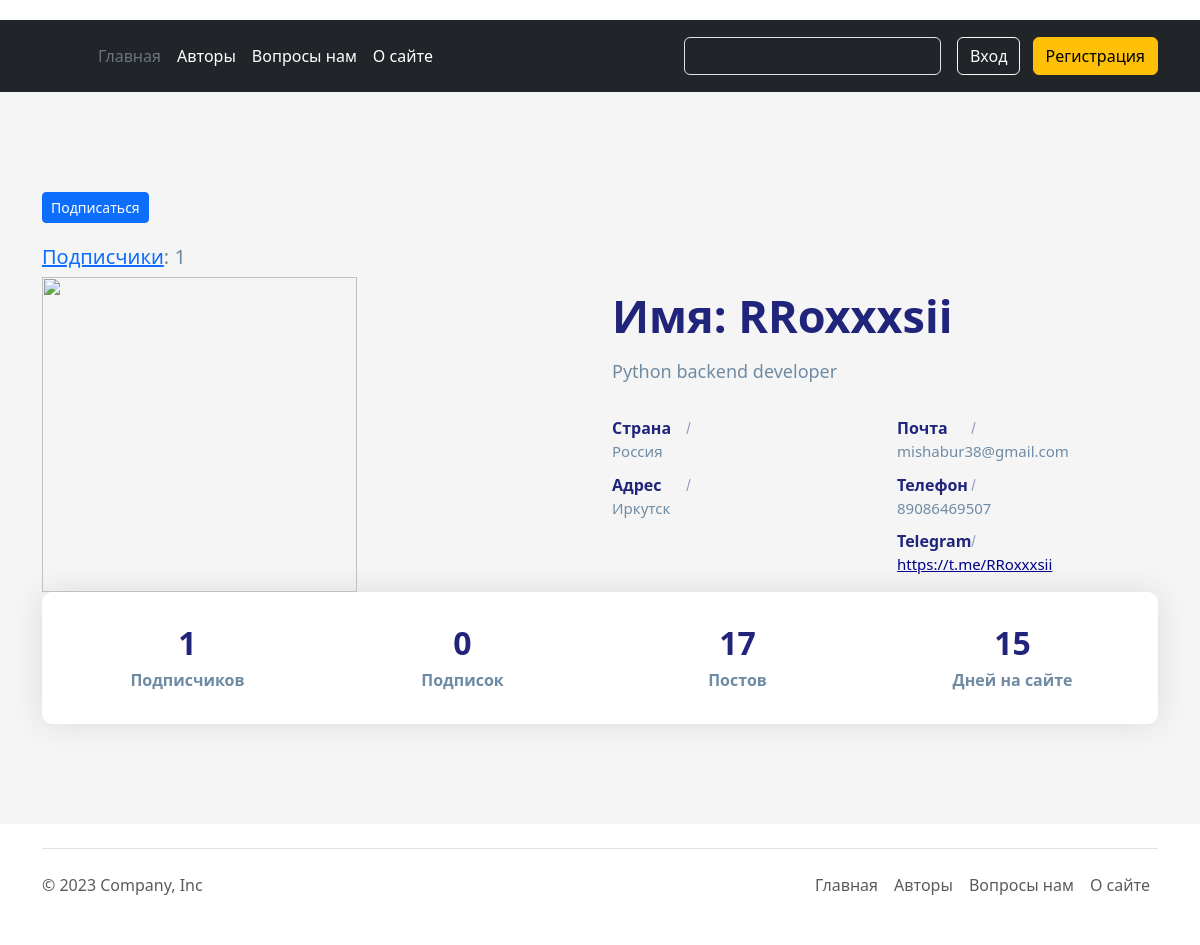
Screenshot of /authors/1 with the database file from the repository.
### account/models.py (models this page shows, shortened)
class Author(AbstractBaseUser, PermissionsMixin):
    email = models.EmailField(_('почтовый адрес'), unique=True)
    user_name = models.CharField(max_length=150)
    mobile = models.CharField(max_length=20, blank=True)
    gender = models.ForeignKey(Gender, on_delete=models.SET_NULL, blank=True, null=True)
    profile_photo = models.ImageField(upload_to='photos/%Y/%m/%d/', help_text=_('Фото профиля'), blank=True)
    profile_information = models.TextField(help_text='Расскажите о себе', blank=True)
    country = models.ForeignKey(Country, on_delete=models.SET_NULL, blank=True, null=True)
    telegram_link = models.URLField(_('Телеграмм аккаунт'), blank=True)
    city = models.CharField(_('Где живете'), max_length=70, blank=True, null=True)
    following = models.ManyToManyField(
        "self", blank=True, related_name="followers", symmetrical=False
    )
    is_active = models.BooleanField(default=False)
    is_staff = models.BooleanField(default=False)
    created = models.DateTimeField(auto_now_add=True)
    updated = models.DateTimeField(auto_now=True)
    objects = CustomAccountManager()
    USERNAME_FIELD = 'email'
    REQUIRED_FIELDS = ['user_name']
    class Meta:
        verbose_name = _("Аккаунт")
        verbose_name_plural = _("Аккаунты")
        ordering = ('user_name',)

class Country(models.Model):
    country = models.CharField(max_length=50)
    def __str__(self):
        return self.country
    class Meta:
        verbose_name = 'Страна'
        verbose_name_plural = 'Страны'
        ordering = ('country',)

### authors/views.py (the view, shortened to what this page needs)
# urls.py: path('<int:pk>', views.AuthorDetailView.as_view(), name='author_detail_view'),
class AuthorDetailView(DetailView):
    model = Author
    template_name = 'authors/author_detail_view.html'
    def get(self, request, *args, **kwargs):
        other_user = self.get_object()
        try:
            current_user = Author.objects.get(user_name=request.user.user_name)
            if current_user.id == other_user.id:
                return redirect('account:personal_profile')
        except AttributeError:
            pass
        return super().get(request, *args, **kwargs)
    def get_context_data(self, **kwargs):
        other_user = self.get_object()
        context = super().get_context_data(**kwargs)
        context['following'] = other_user.followers.count()
        context['followers'] = other_user.following.count()
        context['posts_amount'] = Post.objects.filter(author=other_user).count()
        context['days_registered'] = (timezone.now() - other_user.created).days
        return context

### authors/templates/authors/author_detail_view.html (shortened to what this page needs)
{% extends 'main/base.html' %}
{% load static %}
{% block content %}
    <link rel="stylesheet" href="{% static 'main/css/personal_profile.css' %}" />
    <section class="section about-section gray-bg" id="about">
            <div class="container">
                <form method="post">
                    {% if user in author.following.all %}
                    <button class="btn btn-sm btn-primary btn-follow" data-slug="{{ profile.slug }}"
                            style="margin-bottom: 2%">
                        Отписаться
                    </button>
                    {% else %}
                    <button class="btn btn-sm btn-primary btn-follow" data-slug="{{ profile.slug }}"
                            style="margin-bottom: 2%">
                        Подписаться
                    </button>
                    {% endif %}
                </form>
                <h5><a href="{% url 'authors:followers_list_view' author.pk %}">Подписчики</a>: {{ author.following.count }}</h5>
                <div class="row align-items-center flex-row-reverse">
                    <div class="col-lg-6">
                        <div class="about-text go-to">
                            <h3 class="dark-color">Имя: {{ author.user_name }}</h3>
                            <p>{{ author.profile_information }}</p>
                            <div class="row about-list">
                                <div class="col-md-6">
                                    <div class="media">
                                        <label>Страна</label>
                                        <p>
                                            {% if author.country and author.country  %}
                                                {{ author.country }}
                                            {% else %}
                                                Неизвестно
                                            {% endif %}
                                        </p>
                                    </div>
                                    <div class="media">
                                        <label>Адрес</label>
                                        <p>
                                            {% if author.city %}
                                                {{ author.city }}
                                            {% else %}
                                                Неизвестно
                                            {% endif %}
                                        </p>
                                    </div>
                                </div>
                                <div class="col-md-6">
                                    <div class="media">
                                        <label>Почта</label>
                                        <p>
                                            {% if author.email %}
                                            {{ author.email }}
                                            {% else %}
                                            Неизвестно
                                            {% endif %}
                                        </p>
                                    </div>
                                    <div class="media">
                                        <label>Телефон</label>
                                        <p>
                                            {% if author.mobile %}
                                            {{ author.mobile }}
                                            {% else %}
                                            Неизвестно
                                            {% endif %}
                                        </p>
                                    </div>
                                    <div class="media">
                                        <label>Telegram</label>
                                        {% if author.telegram_link %}
                                        <a href="{{ author.telegram_link }}" class="media-link"><p>{{ author.telegram_link }}</p></a>
                                        {% else %}
                                        Неизвестно
                                        {% endif %}
                                    </div>
                                </div>
                            </div>
                        </div>
                    </div>
                    <div class="col-lg-6">
                        <div class="about-avatar">
                            {% if not author.profile_photo %}
                                <img style="width: 315px; height: 315px" src="https://thumbs.dreamstime.com/b/%D0%B7%D0%BD%D0%B0%D1%87%D0%BE%D0%BA-%D0%BF%D0%BE-%D1%83%D0%BC%D0%BE%D0%BB%D1%87%D0%B0%D0%BD%D0%B8%D1%8E-%D0%BF%D0%BB%D0%BE%D1%81%D0%BA%D0%B8%D0%B9-%D0%B0%D0%B2%D0%B0%D1%82%D0%B0%D1%80-%D0%BF%D1%80%D0%BE%D1%84%D0%B8%D0%BB%D1%8F-%D1%81%D0%BE%D1%86%D0%B8%D0%B0%D0%BB%D1%8C%D0%BD%D1%8B%D0%B9-%D0%B2%D0%B5%D0%BA%D1%82%D0%BE%D1%80-184330869.jpg" title="" alt="">
                            {% else %}
                                <img src="{{ author.profile_photo.url }}" title="{{ author.username }}" alt="Фото {{ author.username }}" style="width: 315px; height: 315px">
                            {% endif %}
                        </div>
                    </div>
                </div>
                <div class="counter">
                    <div class="row">
                        <div class="col-6 col-lg-3">
                            <div class="count-data text-center">
                                <h6 class="count h2" data-to="500" data-speed="500">{{ followers }}</h6>
                                <p class="m-0px font-w-600">Подписчиков</p>
                            </div>
                        </div>
                        <div class="col-6 col-lg-3">
                            <div class="count-data text-center">
                                <h6 class="count h2" data-to="150" data-speed="150">{{ following }}</h6>
                                <p class="m-0px font-w-600">Подписок</p>
                            </div>
                        </div>
                        <div class="col-6 col-lg-3">
                            <div class="count-data text-center">
                                <h6 class="count h2" data-to="850" data-speed="850">{{ posts_amount }}</h6>
                                <p class="m-0px font-w-600">Постов</p>
                            </div>
                        </div>
                        <div class="col-6 col-lg-3">
                            <div class="count-data text-center">
                                <h6 class="count h2" data-to="190" data-speed="190">{{ days_registered }}</h6>
                                <p class="m-0px font-w-600">Дней на сайте</p>
                            </div>
                        </div>
                    </div>
                </div>
            </div>
        </section>
{% endblock %}

### main/static/main/css/personal_profile.css (style rules this page uses)
body { color: #6F8BA4; margin-top:20px; }
.section { padding: 100px 0; position: relative; }
.gray-bg { background-color: #f5f5f5; }
img { max-width: 100%; }
img { vertical-align: middle; border-style: none; }
.about-text h3 { font-size: 45px; font-weight: 700; margin: 0 0 6px; }
.about-text p { font-size: 18px; max-width: 450px; }
.about-list { padding-top: 10px; }
.about-list .media { padding: 5px 0; }
.about-list label { color: #20247b; font-weight: 600; width: 88px; margin: 0; position: relative; }
.about-list label:after { content: ""; position: absolute; top: 0; bottom: 0; right: 11px; width: 1px; height: 12px; background: #20247b; -moz-transform: rotate(15deg); -o-transform: rotate(15deg); -ms-transform: rotate(15deg); -webkit-transform: rotate(15deg); transform: rotate(15deg); margin: auto; opacity: 0.5; }
.about-list p { margin: 0; font-size: 15px; }
.about-section .counter { padding: 22px 20px; background: #ffffff; border-radius: 10px; box-shadow: 0 0 30px rgba(31, 45, 61, 0.125); }
.about-section .counter .count-data { margin-top: 10px; margin-bottom: 10px; }
.about-section .counter .count { font-weight: 700; color: #20247b; margin: 0 0 5px; }
.about-section .counter p { font-weight: 600; margin: 0; }
.dark-color { color: #20247b; }
.about-list .media .media-link:link { color: darkblue; }

### rows the page displays
Author: following.count "1", user_name "RRoxxxsii", profile_information "Python backend developer", country "Россия", city "Иркутск", email "mishabur38@gmail.com", mobile "89086469507", telegram_link "https://t.me/RRoxxxsii"

### other values shown
{{ followers }} "1"
{{ following }} "0"
{{ posts_amount }} "17"
{{ days_registered }} "15"
